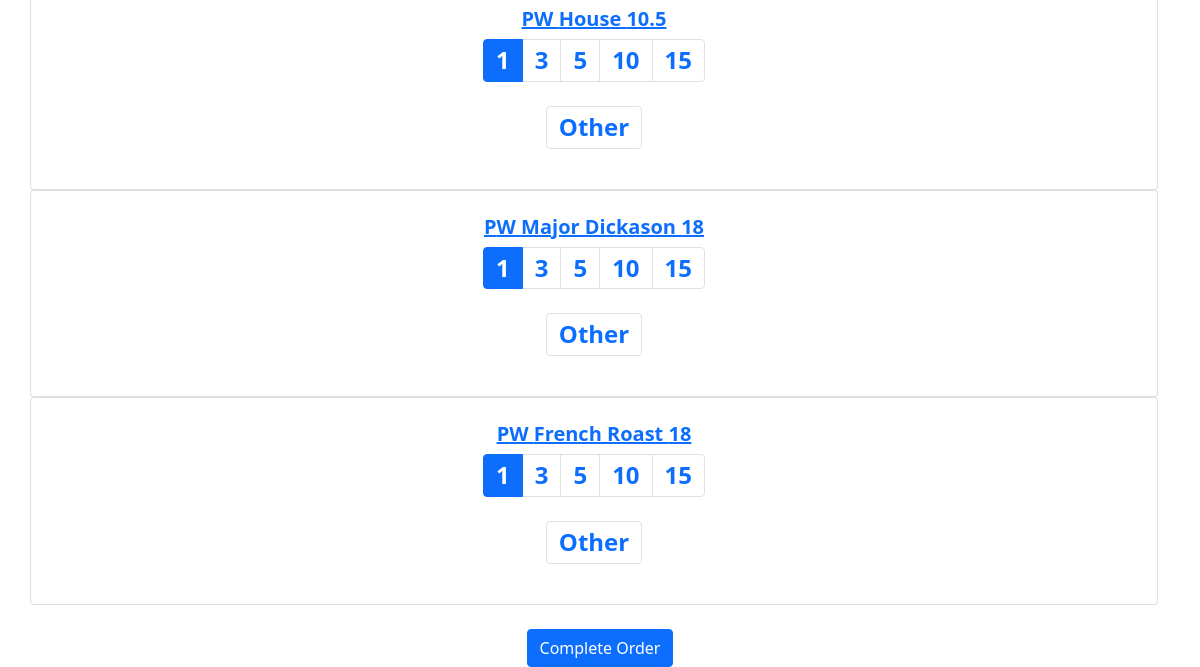
The app's page /merch/orderform (signed in, lower part), older data.
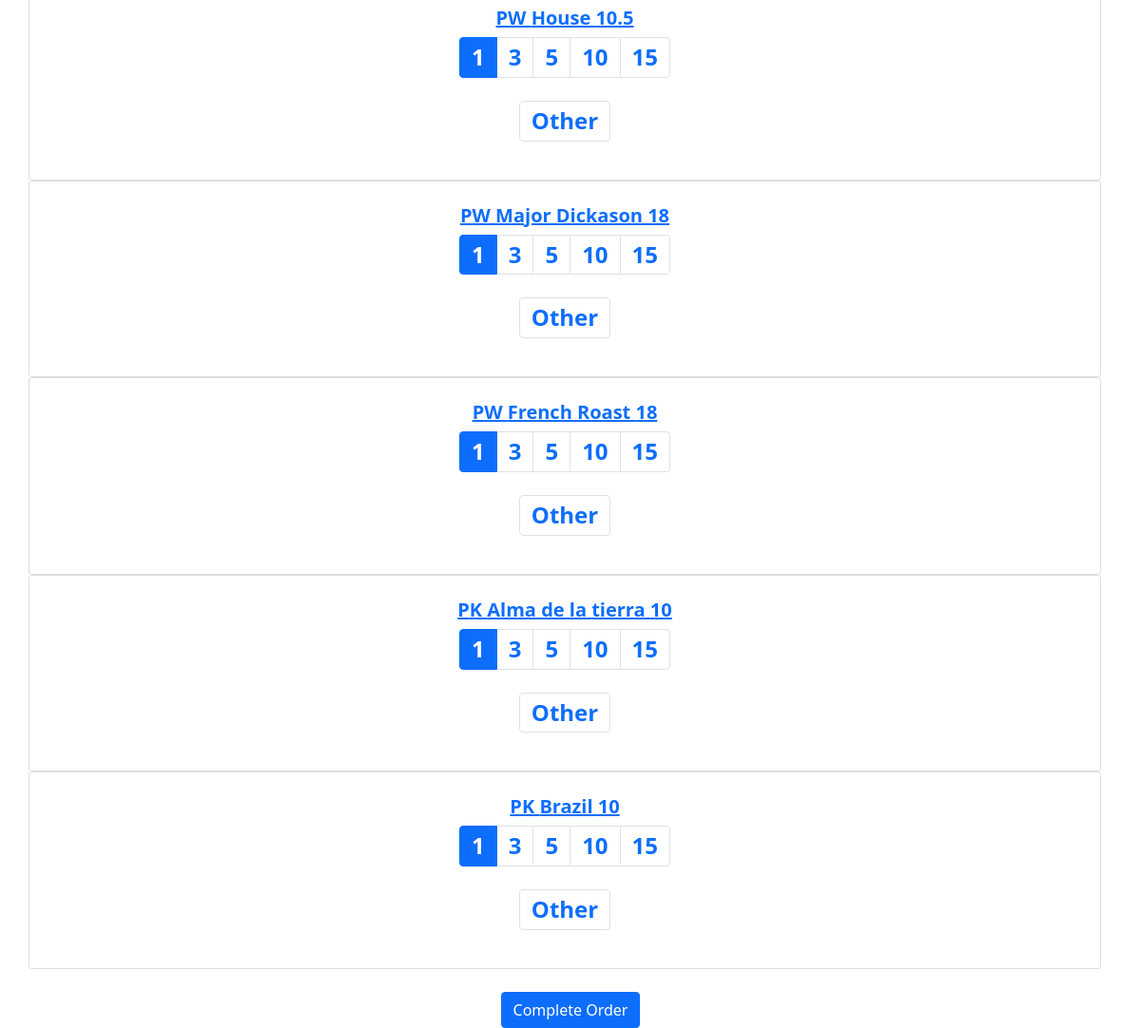
The same page, newer data.
### merch/models.py (models this page shows, shortened)
class Item(models.Model):
    item_brand = models.CharField(choices=BRAND, max_length=25, default='P')
    item_type = models.CharField(choices=TYPE, max_length=25)
    item_size = models.CharField(choices=SIZE, max_length=25)
    item_name = models.CharField(max_length=100)
    item_number = models.IntegerField(default=0)
    def get_absolute_url(self):
        return reverse("product", kwargs={
            "pk": self.pk
        })
    def get_add_to_cart_url(self):
        return reverse("add-to-cart", kwargs={
            "pk": self.pk
        })

### merch/views.py (the view)
# urls.py: path('orderform', login_required(orderForm.as_view()), name='order-form'),
class orderForm(ListView):
    model = Item
    template_name = "order_form.html"

### templates/order_form.html (shortened to what this page needs)
<!doctype html>
<html lang="en">
  <head>
    <link href="https://cdn.jsdelivr.net/npm/bootstrap@5.1.3/dist/css/bootstrap.min.css" rel="stylesheet">
  </head>
<body>
{% extends 'navbar.html' %}
{% block content %}
<main>
    <div class="container">
      <section class="text-center mb-4">
        <div class="row wow fadeIn">
          {% for item in object_list %}
          <div class="list-group">
            <div class="card">
              <div class="card-body text-center">
                <h5>
                  <strong>
                    <a href="{{ item.get_absolute_url }}" class="dark-grey-text">{{ item.item_brand }}{{ item.item_type }} {{ item.item_name }} {{ item.item_size }}
                    </a>
                  </strong>
                </h5>
                <h4 class="font-weight-bold blue-text">
                  <strong>
                      <nav class="d-flex justify-content-center wow fadeIn">
                        <ul class="pagination pg-blue">
                          <li class="page-item active">
                            <a class="page-link" href="{{ item.get_add_to_cart_url }}1">1</a>
                          </li>
                          <li class="page-item">
                            <a class="page-link" href="{{ item.get_add_to_cart_url }}3">3</a>
                          </li>
                          <li class="page-item">
                            <a class="page-link" href="{{ item.get_add_to_cart_url }}5">5</a>
                          </li>
                          <li class="page-item">
                            <a class="page-link" href="{{ item.get_add_to_cart_url }}10">10</a>
                          </li>
                          <li class="page-item">
                            <a class="page-link" href="{{ item.get_add_to_cart_url }}15">15</a>
                          </li>
                        </ul>
                     </nav>
                  </strong>
                </h4>
                <h4 class="font-weight-bold blue-text">
                  <strong>
                      <nav class="d-flex justify-content-center wow fadeIn">
                        <ul class="pagination pg-blue">
                          <li class="page-item">
                            <a class="page-link" href="{{ object.get_add_to_cart_url }}">Other
                            </a>
                          </li>
                        </ul>
                     </nav>
                  </strong>
                </h4>
              </div>
            </div>
          </div>
          {% endfor %}
        </div>
      </section>
    <div class="mask rgba-black-strong d-flex justify-content-center align-items-center">
        <tr>
            <td colspan="5">
                <a href="/merch/ordersummary" class="btn btn-primary float-right">Complete Order</a>
            </td>
        </tr>
    </div>
    </div>
  </main>
{% endblock content %}

Row changes from the older to the newer data that the page shows:
added Item: item_brand "P", item_type "K", item_name "Alma de la tierra", item_size "10"
added Item: item_brand "P", item_type "K", item_name "Brazil", item_size "10"
